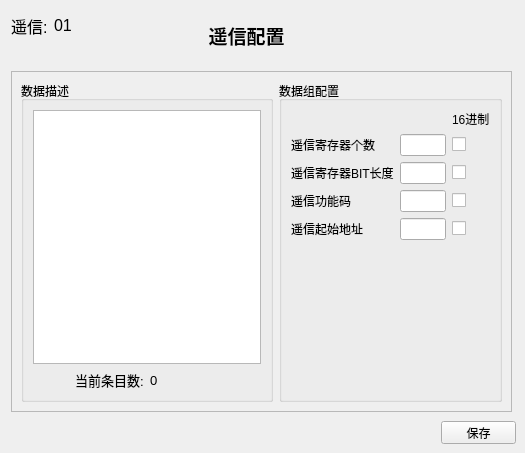
   <widget class="QWidget" name="YXwidget">
    <widget class="QFrame" name="frame_2">
     <property name="geometry">
      <rect>
       <x>11</x>
       <y>71</y>
       <width>501</width>
       <height>341</height>
      </rect>
     </property>
     <property name="frameShape">
      <enum>QFrame::StyledPanel</enum>
     </property>
     <property name="frameShadow">
      <enum>QFrame::Raised</enum>
     </property>
     <layout class="QHBoxLayout" name="horizontalLayout_7">
      <item>
       <widget class="QGroupBox" name="groupBox_3">
        <property name="title">
         <string>数据描述</string>
        </property>
        <layout class="QVBoxLayout" name="verticalLayout_2">
         <item>
          <widget class="QPlainTextEdit" name="TEyx">
           <property name="lineWrapMode">
            <enum>QPlainTextEdit::NoWrap</enum>
           </property>
          </widget>
         </item>
         <item>
          <layout class="QHBoxLayout" name="horizontalLayout_8">
           <item alignment="Qt::AlignRight">
            <widget class="QLabel" name="label_12">
             <property name="font">
              <font>
               <pointsize>10</pointsize>
              </font>
             </property>
             <property name="text">
              <string>当前条目数:</string>
             </property>
            </widget>
           </item>
           <item>
            <widget class="QLabel" name="Labelyxnum">
             <property name="font">
              <font>
               <pointsize>10</pointsize>
              </font>
             </property>
             <property name="text">
              <string>0</string>
             </property>
            </widget>
           </item>
          </layout>
         </item>
        </layout>
       </widget>
      </item>
      <item>
       <widget class="QGroupBox" name="groupBox_4">
        <property name="maximumSize">
         <size>
          <width>250</width>
          <height>16777215</height>
         </size>
        </property>
        <property name="title">
         <string>数据组配置</string>
        </property>
        <layout class="QGridLayout" name="gridLayout_2">
         <item row="4" column="0">
          <widget class="QLabel" name="label_14">
           <property name="text">
            <string>遥信功能码</string>
           </property>
          </widget>
         </item>
         <item row="1" column="4">
          <widget class="QLabel" name="label_15">
           <property name="maximumSize">
            <size>
             <width>40</width>
             <height>40</height>
            </size>
           </property>
           <property name="text">
            <string>16进制</string>
           </property>
          </widget>
         </item>
         <item row="2" column="4">
          <widget class="QCheckBox" name="CByx1">
           <property name="text">
            <string/>
           </property>
          </widget>
         </item>
         <item row="5" column="4">
          <widget class="QCheckBox" name="CByx4">
           <property name="text">
            <string/>
           </property>
          </widget>
         </item>
         <item row="3" column="4">
          <widget class="QCheckBox" name="CByx2">
           <property name="text">
            <string/>
           </property>
          </widget>
         </item>
         <item row="4" column="4">
          <widget class="QCheckBox" name="CByx3">
           <property name="text">
            <string/>
           </property>
          </widget>
         </item>
         <item row="3" column="0" colspan="2">
          <widget class="QLabel" name="label_17">
           <property name="text">
            <string>遥信寄存器BIT长度</string>
           </property>
          </widget>
         </item>
         <item row="6" column="0">
          <spacer name="verticalSpacer_2">
           <property name="orientation">
            <enum>Qt::Vertical</enum>
           </property>
           <property name="sizeHint" stdset="0">
            <size>
             <width>20</width>
             <height>40</height>
            </size>
           </property>
          </spacer>
         </item>
         <item row="3" column="2" colspan="2">
          <widget class="QLineEdit" name="LEyx2">
           <property name="alignment">
            <set>Qt::AlignRight|Qt::AlignTrailing|Qt::AlignVCenter</set>
           </property>
          </widget>
         </item>
         <item row="2" column="2" colspan="2">
          <widget class="QLineEdit" name="LEyx1">
           <property name="alignment">
            <set>Qt::AlignRight|Qt::AlignTrailing|Qt::AlignVCenter</set>
           </property>
          </widget>
         </item>
         <item row="4" column="2" colspan="2">
          <widget class="QLineEdit" name="LEyx3">
           <property name="alignment">
            <set>Qt::AlignRight|Qt::AlignTrailing|Qt::AlignVCenter</set>
           </property>
          </widget>
         </item>
         <item row="5" column="2" colspan="2">
          <widget class="QLineEdit" name="LEyx4">
           <property name="alignment">
            <set>Qt::AlignRight|Qt::AlignTrailing|Qt::AlignVCenter</set>
           </property>
          </widget>
         </item>
         <item row="5" column="0">
          <widget class="QLabel" name="label_16">
           <property name="text">
            <string>遥信起始地址</string>
           </property>
          </widget>
         </item>
         <item row="2" column="0">
          <widget class="QLabel" name="label_13">
           <property name="text">
            <string>遥信寄存器个数</string>
           </property>
          </widget>
         </item>
        </layout>
       </widget>
      </item>
     </layout>
    </widget>
    <widget class="QPushButton" name="PByxsave">
     <property name="geometry">
      <rect>
       <x>441</x>
       <y>421</y>
       <width>75</width>
       <height>23</height>
      </rect>
     </property>
     <property name="text">
      <string>保存</string>
     </property>
    </widget>
    <widget class="QLabel" name="label_18">
     <property name="geometry">
      <rect>
       <x>196</x>
       <y>10</y>
       <width>101</width>
       <height>51</height>
      </rect>
     </property>
     <property name="font">
      <font>
       <family>新宋体</family>
       <pointsize>14</pointsize>
       <weight>75</weight>
       <bold>true</bold>
      </font>
     </property>
     <property name="text">
      <string>遥信配置</string>
     </property>
     <property name="alignment">
      <set>Qt::AlignCenter</set>
     </property>
    </widget>
    <widget class="QWidget" name="layoutWidget_2">
     <property name="geometry">
      <rect>
       <x>10</x>
       <y>10</y>
       <width>81</width>
       <height>31</height>
      </rect>
     </property>
     <layout class="QHBoxLayout" name="horizontalLayout_9">
      <item alignment="Qt::AlignRight">
       <widget class="QLabel" name="label_19">
        <property name="maximumSize">
         <size>
          <width>16777215</width>
          <height>16777215</height>
         </size>
        </property>
        <property name="font">
         <font>
          <pointsize>12</pointsize>
         </font>
        </property>
        <property name="text">
         <string>遥信:</string>
        </property>
       </widget>
      </item>
      <item>
       <widget class="QLabel" name="Labelyx">
        <property name="maximumSize">
         <size>
          <width>16777215</width>
          <height>16777215</height>
         </size>
        </property>
        <property name="font">
         <font>
          <pointsize>12</pointsize>
         </font>
        </property>
        <property name="text">
         <string>01</string>
        </property>
       </widget>
      </item>
     </layout>
    </widget>
   </widget>
